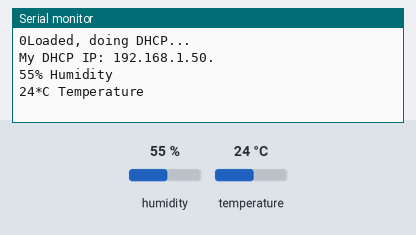
A sketch run on a simulated Arduino Uno, built with avr-gcc and run on an emulated ATmega328P. Parts: the last lines printed to the serial monitor. Inputs (shaded band) come from the test bench; at power-on: humidity 55 %, temperature 24 °C. WiFi joins after 1.5 s; servers stay silent unless stated; no MQTT or app messages arrive unless stated.

Above: at 2.7 s.
2.8 s: humidity set to 22 %
At 7.5 s:
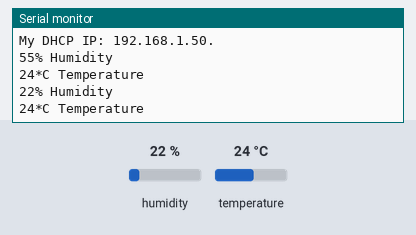
8.8 s: temperature set to 12 °C
At 12.7 s:
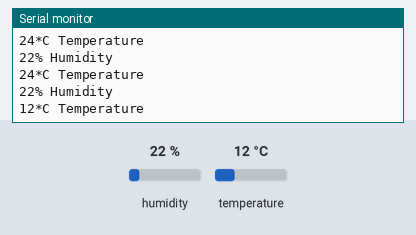
14.8 s: humidity set to 40 %
At 17.9 s:
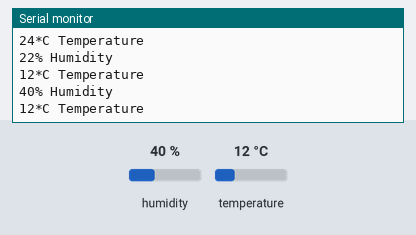
Timing chart, 0 to 19.4 s (numbered marks = the images above; inputs shaded):
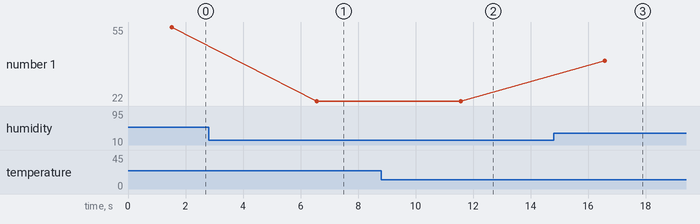

Measured:
- after the input at 2.8 s, the serial monitor: prints a new line after 3.8 s (image 1)
- after the input at 8.8 s, the serial monitor: prints a new line after 2.8 s (image 2)
- after the input at 14.8 s, the serial monitor: prints a new line after 1.8 s (image 3)
- plotted number 1: 55 → 22 after the input at 2.8 s, 22 → 40 after the input at 14.8 s

The sketch:

GarageDuinoV1.ino
```cpp
/*
 * Garage Door Sensor
 *
 * Freetronics EtherTen Uno-compatible (presumed on 10,11,12,13 as per Ethernet Shield)
 * Error LED
 * OpenHAB IoT Gateway
 * MQTT PubSubClient from https://github.com/knolleary/pubsubclient
 * Freetronics DHT22 Humidity/Temp sensor library https://github.com/freetronics/DHT-sensor-library
 * Requires packages mosquitto mosquitto-clients python-mosquitto on server
 */

#include <SPI.h>
#include <Ethernet.h>
#include <PubSubClient.h> // MQTT framework
#include <DHT.h> // Humidity/Temp Sensor

#define dhtPin 2 // Humidity/Temp Sensor
#define dhtType DHT22 // DHT 22 (AM2302)
#define erPin 7 // Error LED

byte mac[] = {0x00, 0xAA, 0xBB, 0xCC, 0xDE, 0x50}; // random mac address
byte server[] = {192, 168, 2, 215}; // OMVBOX3 with OpenHAB
IPAddress ip(192,168,2,150); //sensor01 Garageduino per HOSTS
EthernetClient ethClient;
PubSubClient client(server, 1883, callback, ethClient); // inits the MQQT host
DHT dht(dhtPin, dhtType);

unsigned long keepalivetime=0;
unsigned long MQTT_reconnect=0;
const boolean dbg = true; // serial debugging
char* tempC;
char* humidity;
char* doorState[] = {"DS0","DS1","DS2"};
short extDoor;
unsigned long time;
char temp_buffer[10];
char humid_buffer[10];

void setup() {

  // init pins
  pinMode(dhtPin, INPUT);

  // general
  if (dbg) Serial.begin(9600);

  debug(0,"Loaded, doing DHCP...");

  // Ethernet
  while (Ethernet.begin(mac) == 0) {
    debug(0,"Failed to configure Ethernet using DHCP");
    delay(3000);
  }
  // print your local IP address:
  if(dbg) {
    Serial.print("My DHCP IP: ");
    for (byte thisByte = 0; thisByte < 4; thisByte++) {
      // print the value of each byte of the IP address:
      Serial.print(Ethernet.localIP()[thisByte], DEC);
      Serial.print(".");
    }
    Serial.println();
  }

  // init Temp/Humidity Sensor
  dht.begin();
}

void loop() {

  // read the temp and humidity
  dhtSensor();

  // read the door sensor
  doorSensor();

  // ensure MQTT connection
  if (!client.connected()) {
    while (client.connect("Garageduino") != 1) {
      debug(0,"Error connecting to MQTT");
      delay(5000);
    }
  }

  // publish to MQTT queue every 60 sec (TODO quicker for door status)
  if (millis() > (time + 60000)) {
    time = millis();
    debug(0,String(tempC) + " degrees, publishing...");
    client.publish("radsyhab/garage/temperature",tempC);
    debug(0, String(humidity) + " % humidity, publishing...");
    client.publish("radsyhab/garage/humidity",humidity);
    debug(0, "Door state " + String(doorState[extDoor]));
    client.publish("radsyhab/garage/doors/ext",doorState[extDoor]);
  }

  delay(5000);
  client.loop();
}

void callback(char* topic, byte* payload, unsigned int length) {
  // handle message arrived
}

void debug(long num, String msg) {
  if (dbg) {
    Serial.print(num);
    Serial.println(msg);
  }
}

void dhtSensor() {
  // Reading temperature or humidity takes about 250 milliseconds!
  // Sensor readings may also be up to 2 seconds 'old' (its a very slow sensor)
  float h = dht.readHumidity();
  float t = dht.readTemperature();

  // check if returns are valid, if they are NaN (not a number) then something went wrong!
  if (isnan(t) || isnan(h)) {
   debug(0,"Failed to read from DHT");
  } else {
    tempC = dtostrf(t,1,1,temp_buffer);
    humidity = dtostrf(h,1,1,humid_buffer);
    debug(h, "% Humidity");
    debug (t, "*C Temperature");
  }
}

void doorSensor() {
  // for debugging, send error code
  extDoor = 0;
}
```
